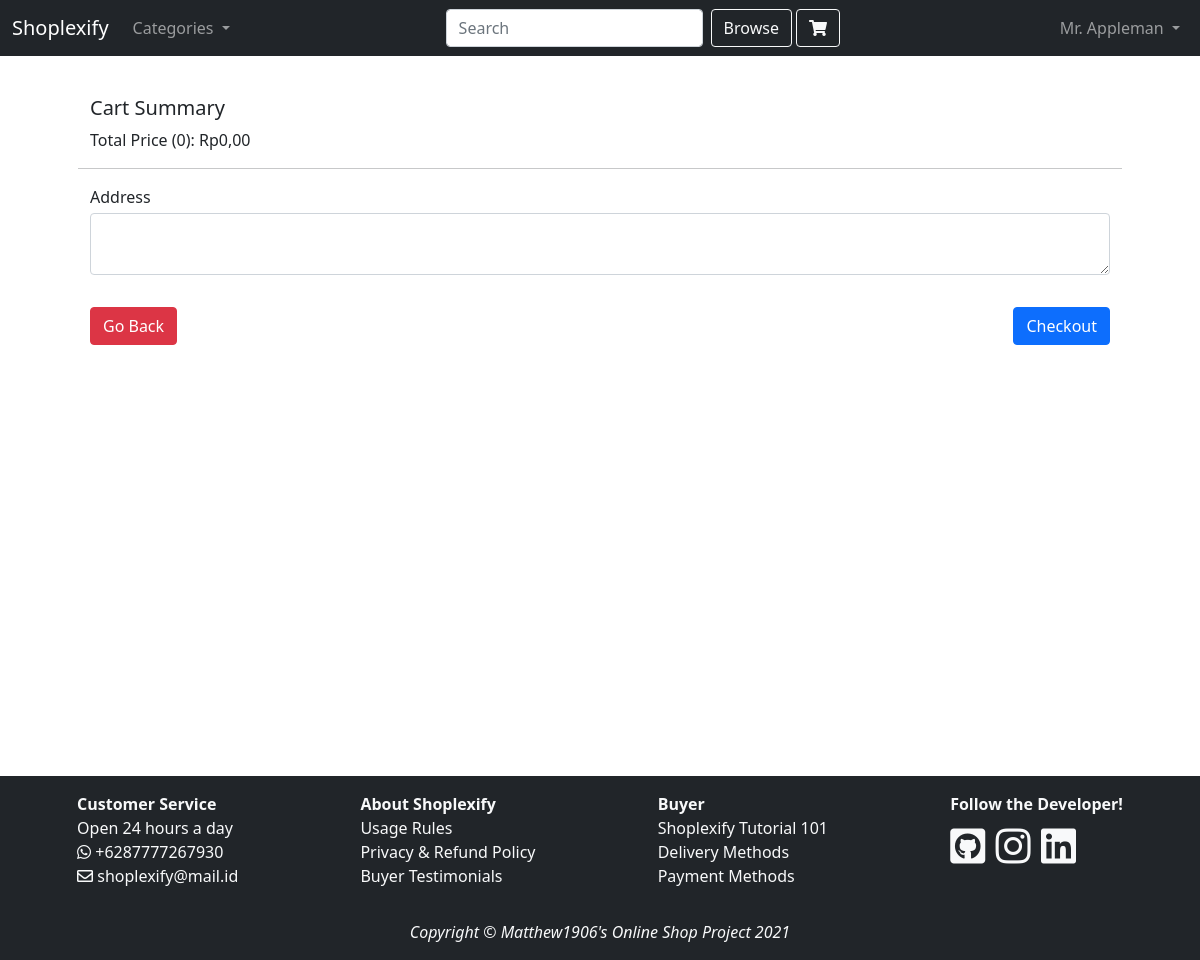
Before: /cart/2/checkout (signed in) with the older database file.
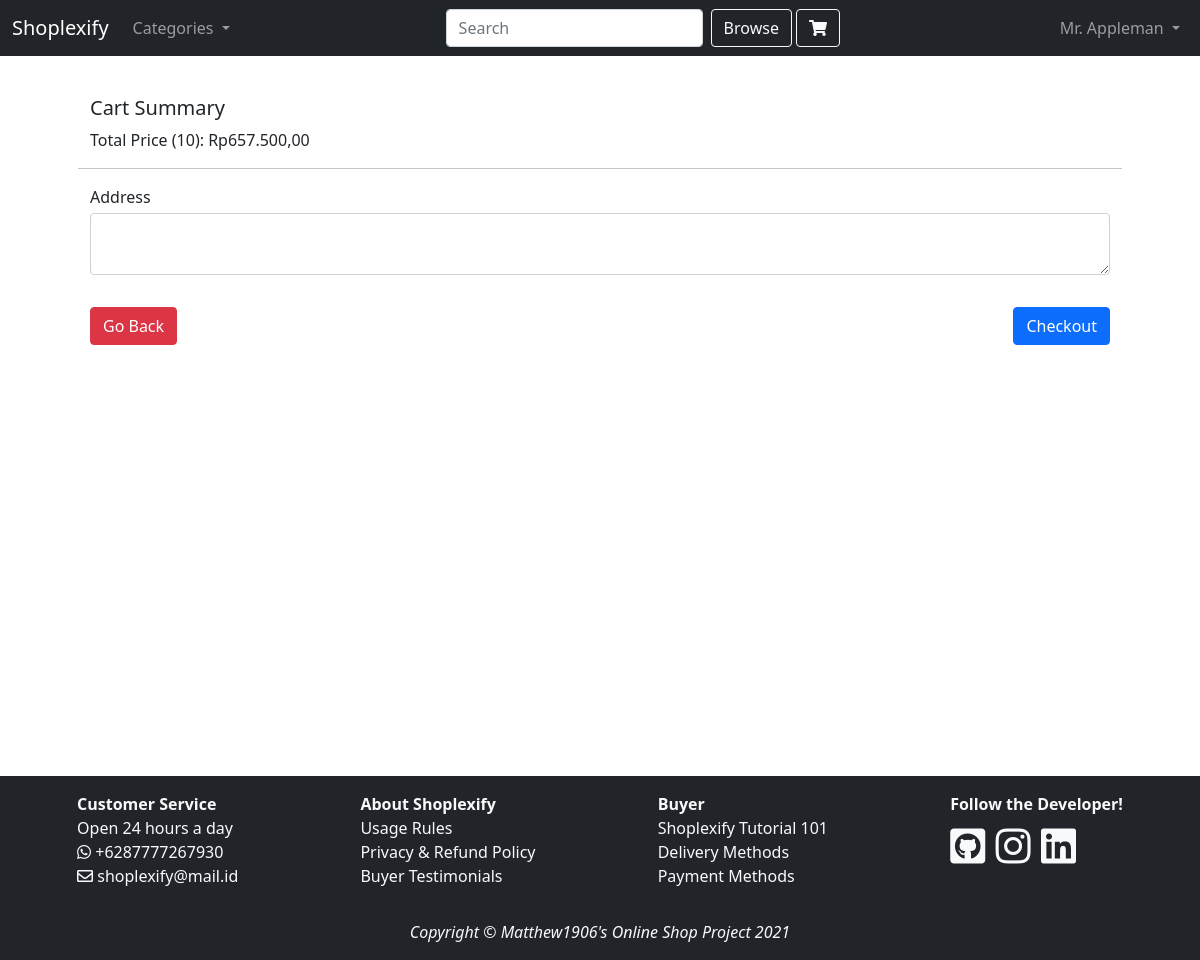
After: the same page with the newer database file.
### app/models/userModel.py (models this page shows)
class User(db.Model, UserMixin):
    __tablename__ = 'users'
    id = db.Column(db.Integer, primary_key=True)
    name = db.Column(db.String(255), unique=True, nullable=False)
    email = db.Column(db.String(255), unique=True, nullable=False)
    password = db.Column(db.String(255), nullable=False)
    dob = db.Column(db.Date, nullable=False)
    cart = relationship('Order', back_populates='user')
    reviews = relationship('ProductReview', back_populates='user')
    transactions = relationship('Transaction', back_populates='user')

### app/models/orderModel.py (models this page shows)
class Order(db.Model):
    __tablename__ = 'orders'
    user = relationship('User', back_populates='cart')
    user_id = db.Column(db.Integer, db.ForeignKey('users.id'), primary_key=True)
    product = relationship('Product', back_populates='orders')
    product_id = db.Column(db.Integer, db.ForeignKey('products.id'), primary_key=True)
    quantity = db.Column(db.Integer, nullable=False)

### app/models/productModel.py (models this page shows)
class Product(db.Model):
    __tablename__ = 'products'
    id = db.Column(db.Integer, primary_key=True)
    name = db.Column(db.String(255), unique=True, nullable=False)
    description = db.Column(db.String(5000), nullable=False)
    image_url = db.Column(db.String(5000), nullable=False)
    price = db.Column(db.Integer, nullable=False)
    stock = db.Column(db.Integer, nullable=False)
    orders = relationship('Order', back_populates='product')
    reviews = relationship('ProductReview', back_populates='product')
    transaction_details = relationship('TransactionDetail', back_populates='product')
    categories = relationship('ProductCategory', back_populates='product')

### app/routes/transaction.py (the view, shortened to what this page needs)
@transaction.route('/cart/<int:user_id>/checkout', methods=['GET', 'POST'])
@login_required
@member_only
def checkout(user_id):
    if user_id != current_user.id:
        return abort(403)
    details = Order.query.filter_by(user=current_user)
    transaction_id = 0
    form = TransactionForm()
    return render_template('checkout.html', form=form, details=details, purpose = 'checkout-info')

### app/utils/forms.py
class TransactionForm(FlaskForm):
    address = TextAreaField('Address', validators=[InputRequired()])
    submit = SubmitField("Checkout")

### app/utils/filters.py (called while the page is built)
def currency(price:int):
    price_str = str(price)
    prefix_index = len(price_str)%3 if len(price_str)%3!=0 else 3
    prefix = price_str[:prefix_index]
    suffix = price_str[prefix_index:]
    return 'Rp' + prefix +''.join(["." + suffix[i*3:3*i+3] for i in range(len(price_str)//3) if suffix[i*3:i*3+3]!='']) + ',00'

@utils.app_template_filter('get_order_count')
def get_order_count(orders):
    return sum([order.quantity for order in orders])

@utils.app_template_filter('get_current_sum')
def get_current_sum(orders):
    return currency(sum([order.product.price * order.quantity for order in orders]))

### app/templates/checkout.html (shortened to what this page needs)
{% extends "layout.html" %}
{% block content %}
<main class="container mt-5 mb-2">
    <div class='row p-5'>
        <h5>Cart Summary</h5>
        <p>Total Price ({{details | get_order_count}}): {{details | get_current_sum}}</p>
        <hr>
        <form action="{{url_for('transaction.checkout', user_id=current_user.id)}}" method="post">
            <div class="form-group mb-2">
                <label class="control-label mb-1">{{form.address.label}}</label>
                {{form.address(class="form-control")}}
            </div>
            <br>
            <div>
                <a href="{{url_for('cart.get_cart', user_id=current_user.id)}}" class="btn btn-danger">Go Back</a>
                {{form.submit(class='btn btn-primary float-md-end')}}
            </div>
        </form>
    </div>
</main>
{% endblock %}

### app/templates/layout.html (shortened to what this page needs)
<!DOCTYPE html>
<html lang="en">
<head>
    <link href="https://cdn.jsdelivr.net/npm/bootstrap@5.1.0/dist/css/bootstrap.min.css" rel="stylesheet">
    <link rel="stylesheet" href="https://pro.fontawesome.com/releases/v5.10.0/css/all.css"/>
    <link href="{{ url_for('static', filename='css/styles.css')}}" rel="stylesheet">
</head>
<body class="vh-100 w-100">
    <nav class="navbar navbar-expand-lg navbar-dark bg-dark fixed-top">
        <div class="container-fluid">
          <a class="navbar-brand" href="{{url_for('views.home')}}">Shoplexify</a>
          <div class="collapse navbar-collapse" id="navbarSupportedContent">
            <ul class="navbar-nav mr-auto">
                <li class="nav-item dropdown">
                    <a class="nav-link dropdown-toggle" href="#" id="navbarDropdown" role="button" data-bs-toggle="dropdown" aria-expanded="false">
                        Categories
                    </a>
                </li>
            </ul>
            <form class="d-flex mx-auto" action='{{url_for("views.search_product")}}' method='GET'>
                <input class="form-control me-2" name='search' type="search" placeholder="Search" aria-label="Search">
                <button class="btn btn-outline-light" type="submit">Browse</button>
                {% if current_user.is_authenticated %}
                    <a href='{{url_for("cart.get_cart", user_id = current_user.id)}}' class='mx-1 btn btn-outline-light'><i class="fas fa-shopping-cart"></i></a>
                {% else %}
                    <a href='{{url_for("auth.login", prompt=True)}}' class='mx-1 btn btn-outline-light' onclick='loginFirst()'><i class="fas fa-shopping-cart"></i></a>
                {% endif %}
            </form>
            <ul class="navbar-nav ml-auto">
                {% if not current_user.is_authenticated %}
                <li class="nav-item">
                    <a class="nav-link" href="{{url_for('auth.register')}}">Register</a>
                </li>
                <li class="nav-item">
                    <a class="nav-link" href="{{url_for('auth.login')}}">Login</a>
                </li>
                {% else %}
                <li class="nav-item dropdown">
                    <a class="nav-link dropdown-toggle" href="#" id="navbarDropdown" role="button" data-bs-toggle="dropdown" aria-expanded="false">
                        {{current_user.name}}
                    </a>
                </li>
                {% endif %}
            </ul>
          </div>
        </div>
    </nav>
    {% block content %}{% endblock %}
    <footer class="bg-dark text-light p-3">
        <div class="mx-auto mb-3 d-flex flex-column flex-md-row align-items-center align-items-md-start justify-content-md-around">
            <ul class="list-unstyled text-start">
                <strong>Customer Service</strong>
                <li>Open 24 hours a day</li>
                <li><a href="tel:+6287777267930" class='text-decoration-none link-light'><i class="fab fa-whatsapp"></i> +6287777267930</a></li>
                <li><a href="mailto:matthewadrianus@gmail.com" class='text-decoration-none link-light'><i class="far fa-envelope"></i> shoplexify@mail.id</a></li>
            </ul>
            <ul class="list-unstyled text-start">
                <strong>About Shoplexify</strong>
                <li><a href="#" class='text-decoration-none link-light'>Usage Rules</a></li>
                <li><a href="#" class='text-decoration-none link-light'>Privacy & Refund Policy</a></li>
                <li><a href="#" class='text-decoration-none link-light'>Buyer Testimonials</a></li>
            </ul>
            <ul class="list-unstyled text-start">
                <strong>Buyer</strong>
                <li><a href="#" class='text-decoration-none link-light'>Shoplexify Tutorial 101</a></li>
                <li><a href="#" class='text-decoration-none link-light'>Delivery Methods</a></li>
                <li><a href="#" class='text-decoration-none link-light'>Payment Methods</a></li>
            </ul>
            <ul class="list-unstyled text-start">
                <strong>Follow the Developer!</strong>
                <li class="fs-1">
                    <a href="https://github.com/Matthew1906" class='link-light'><i class="fab fa-github-square"></i></a>
                    <a href="https://www.instagram.com/matthew_adrianus/" class='link-light'><i class="fab fa-instagram"></i></a>
                    <a href="https://www.linkedin.com/in/matthewadrianusm/" class='link-light'><i class="fab fa-linkedin"></i></a>
                </li>
            </ul>
        </div>
        <p class="mb-0 text-center fst-italic">Copyright &copy; Matthew1906's Online Shop Project 2021 </p>
    </footer>
</body>
</html>

### app/static/css/styles.css (style rules this page uses)
main { min-height:90vh; }
nav > div, footer > div { max-width: 1440px; }

Changed rows visible on the page:
added Order: quantity "10"
now on this page (row edited): Product: price.quantity "Rp657.500,00"
Other visible differences:
{{ details | get_order_count }}: "0" → (not shown)
{{ details | get_current_sum }}: "Rp0,00" → (not shown)
